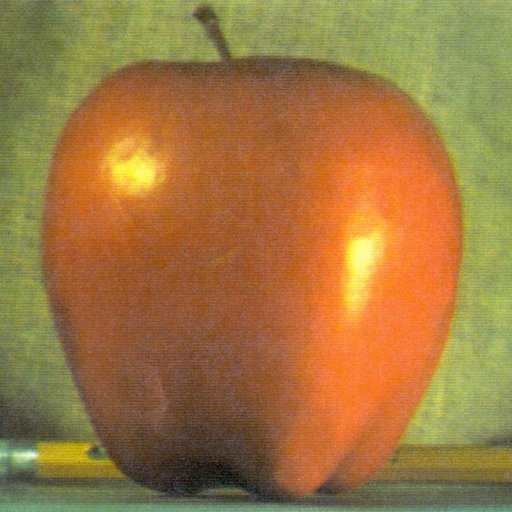
%> input picture Week_4/Lab_4/apple.png, 512 x 512 px
$ octave Lab_4_1.m   (GNU Octave 9; MATLAB toolbox functions it lacks are replaced by stand-ins)
%> lines starting %> are read from the running program, lines starting %| are printed output that depends on the picture
img = imread('apple.png');
%> img is the input picture: size 512x512x3 uint8; mean R, G, B 159.1, 119.7, 64.8
img_gray = im2double(rgb2gray(img));
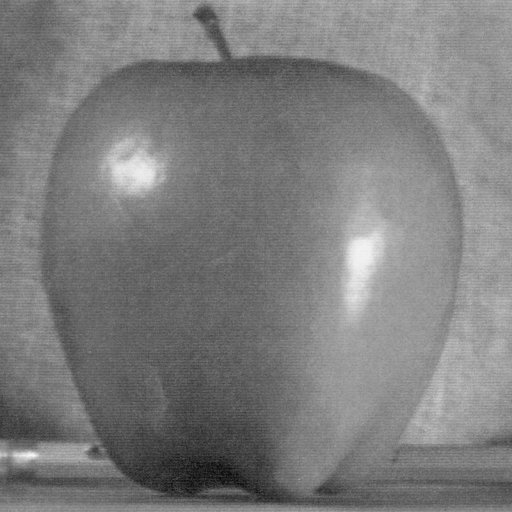
%> img_gray: size 512x512 double; min 0.0275, max 0.973, mean 0.491

smooth = gauss_blur(img_gray);

figure()
subplot(121)
imagesc(img_gray)
subplot(122)
imagesc(smooth)
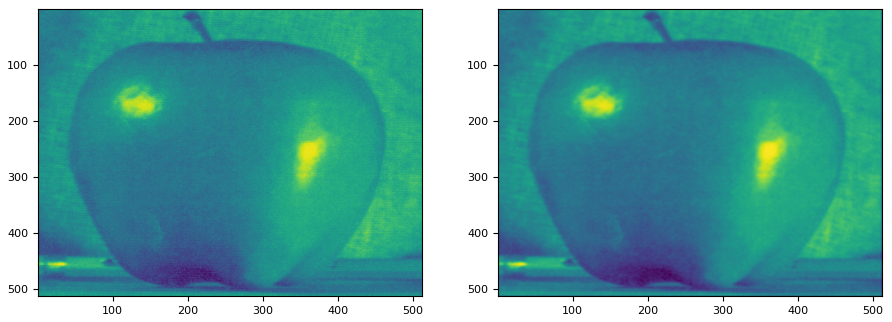
%> figure redrawn from the program's plot data, 2 panels

function smooth = gauss_blur(img)
    % Since the Gaussian filter is separable in x and y we can perform Gaussian smoothing by
    % convolving the input image with a 1D Gaussian filter in the x direction then
    % convolving the output of this operation with the same 1D Gaussian filter in the y direction.

    % Gaussian filter of size 5
    % the Gaussian function is defined f(x) = 1/(sqrt(2*pi)*sigma)*exp(-x.^2/(2*sigma^2))
    x =  -2:2;
    sigma = 1;
    gauss_filter = 1/(sqrt(2*pi)*sigma)*exp(-x.^2/(2*sigma^2));

    % using the conv2 function and the 'same' option
    % convolve the input image with the Gaussian filter in the x
    smooth_x = conv2(img,gauss_filter,'same');
    % convolve smooth_x with the transpose of the Gaussian filter
    smooth = conv2(smooth_x,gauss_filter','same');
end
